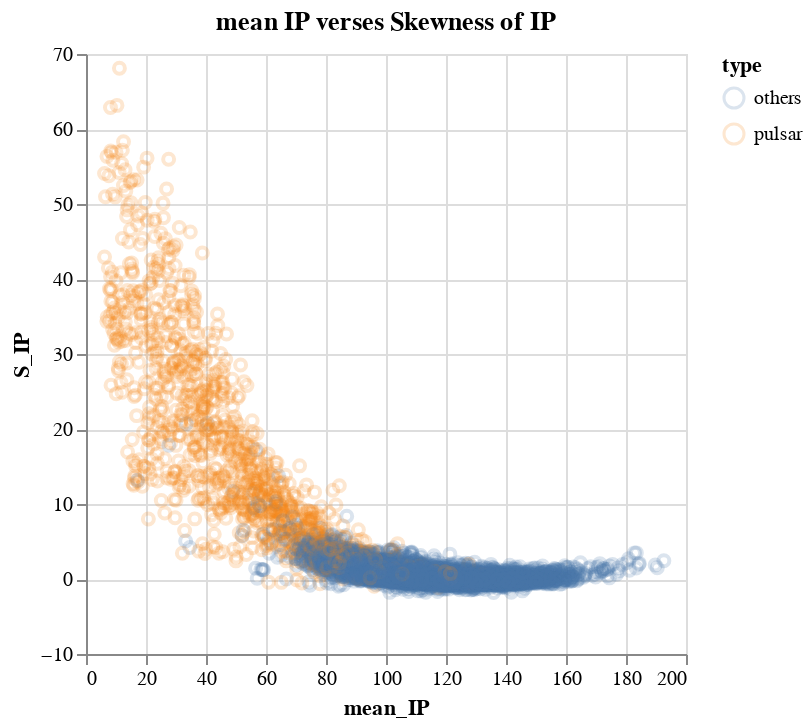

The notebook cell saved with this chart:
### Markdown cell above
Graph displaying the correlation between mean IP and Skewness of IP for pulsars and other stars. The graph shows clear separation between pulsars and other sources, with some overlap in the middle where KNN predictions can be challenging. (See Graph 1)

### Code cell
alt.data_transformers.disable_max_rows()
pulsar_mean_plot=alt.Chart(pulsar_train,title='mean IP verses Skewness of IP').mark_point(opacity=0.2).encode(
    x=alt.X('mean_IP'),
    y=alt.Y('S_IP'),
    color='type')
pulsar_mean_plot

### Figure 1 — Vega-Lite specification as saved in the notebook (floating-point values rounded to 4 significant figures; data arrays with more than 128 entries replaced by an {"elided": "..."} marker saying what was removed)
{"config": {"view": {"continuousWidth": 300, "continuousHeight": 300}}, "data": {"name": "data-3bdfb90f3bddfbbd6bbe2a43e54985e5"}, "mark": {"type": "point", "opacity": 0.2}, "encoding": {"color": {"field": "type", "type": "nominal"}, "x": {"field": "mean_IP", "type": "quantitative"}, "y": {"field": "S_IP", "type": "quantitative"}}, "title": "mean IP verses Skewness of IP", "$schema": "https://vega.github.io/schema/vega-lite/v5.16.3.json", "datasets": {"data-3bdfb90f3bddfbbd6bbe2a43e54985e5": {"elided": "13423 records"}}}
